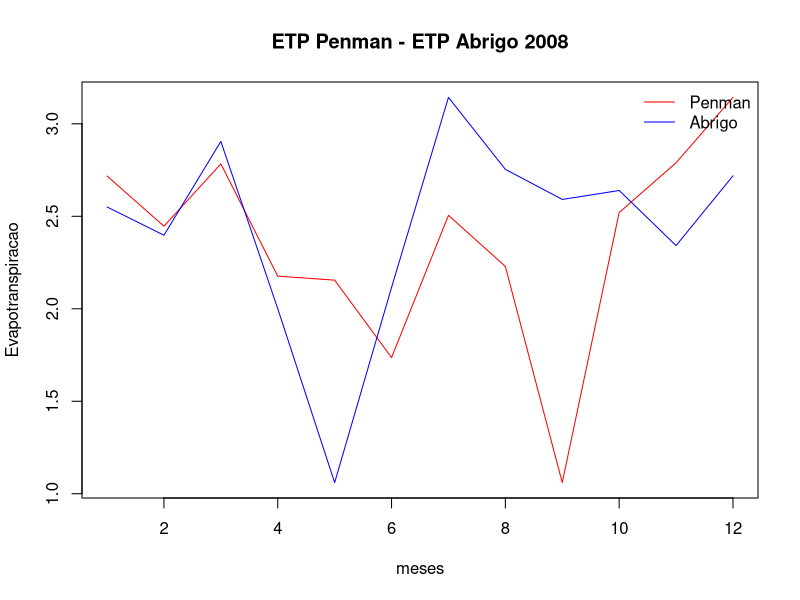
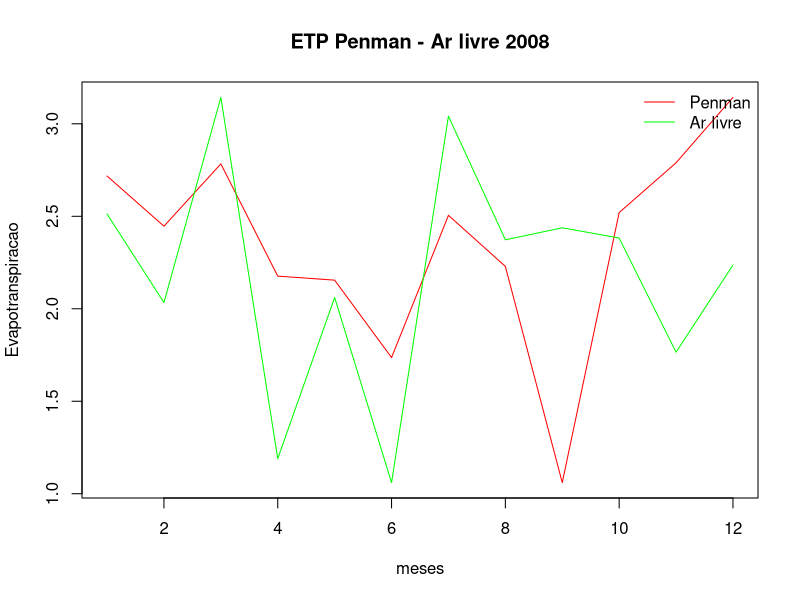
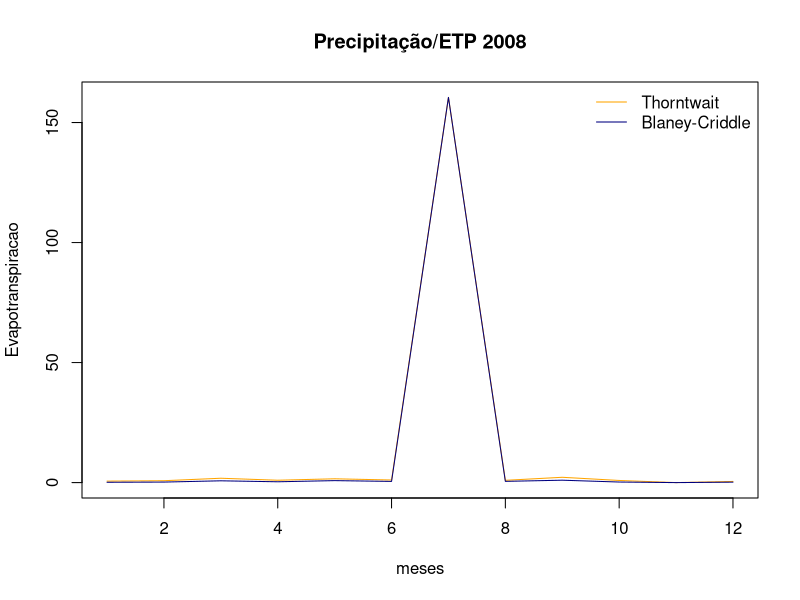
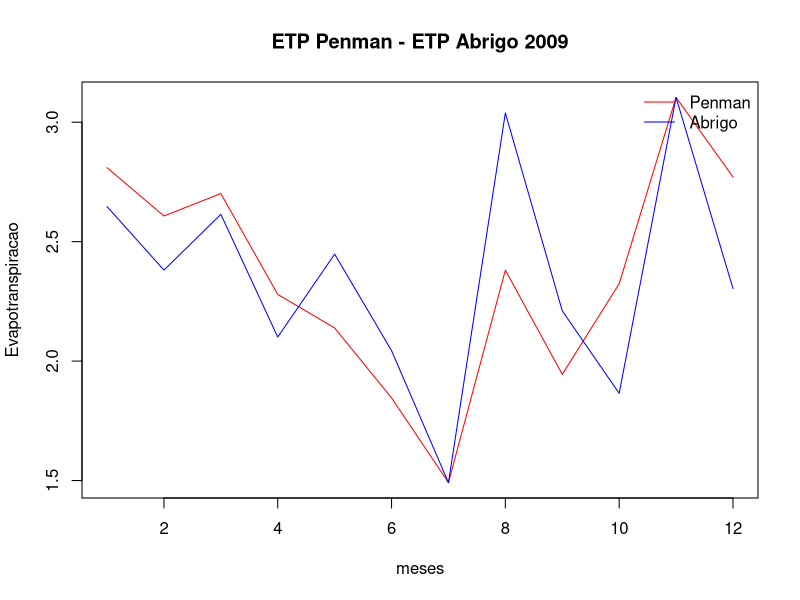
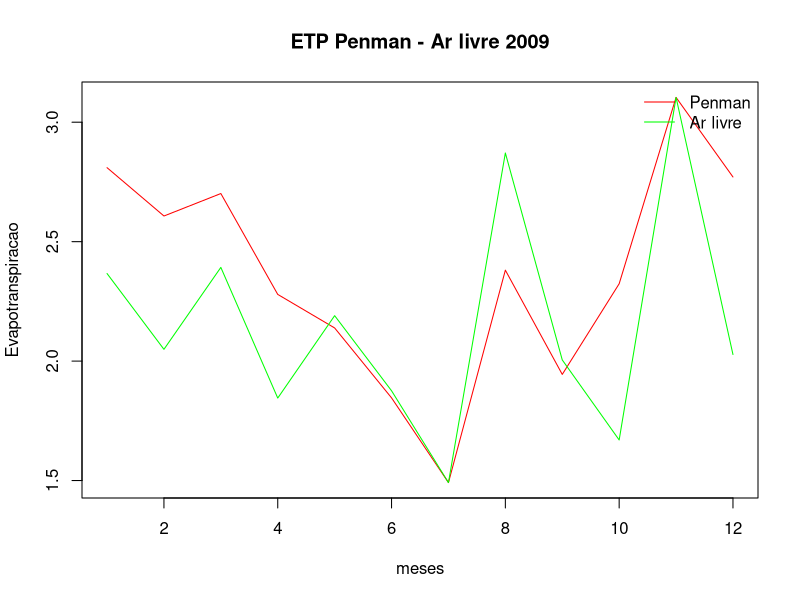
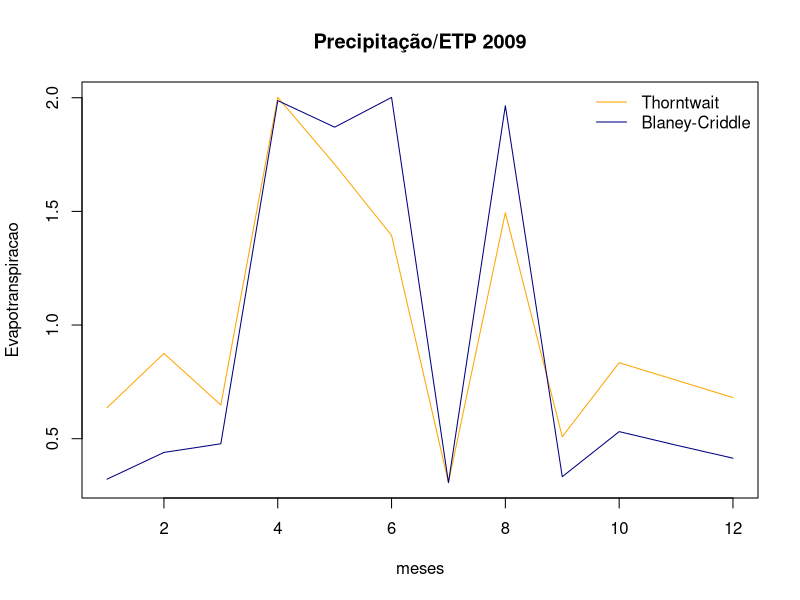
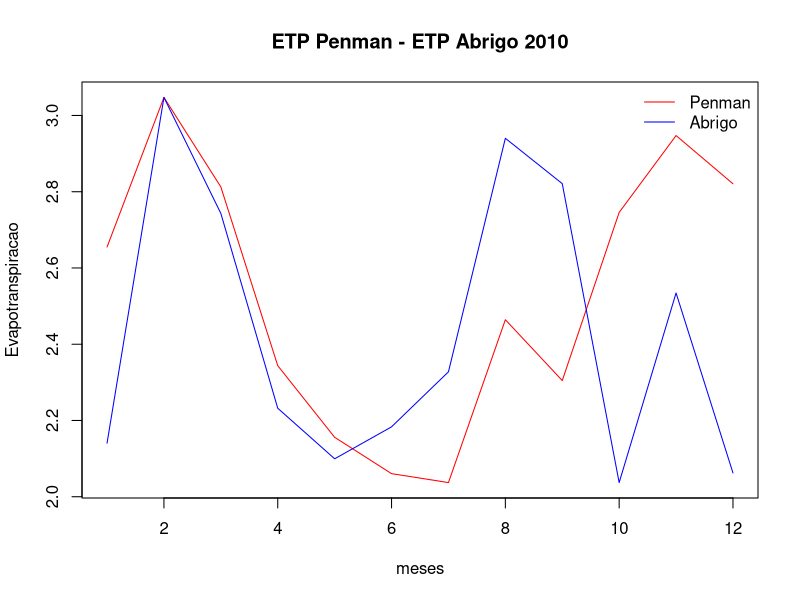
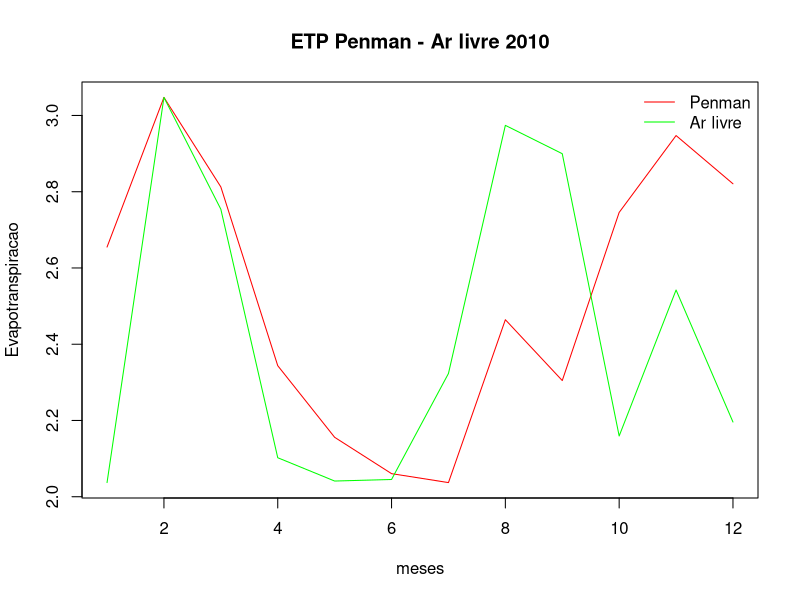

R code for these plots, in order:
#<Code>
#Metodo de Penman
setwd("Directory_Of_USER")

 t <- read.csv("temperatura_penman.csv", header=T, sep=";")
 vento <- read.csv("vento.csv", header=T, sep=";")
 ur <- read.csv("ur.csv", header=T, sep=";")
 radiacao <- read.csv("radiacao.csv", header=T, sep=";")
 p <- read.csv("tempo_radiacao.csv", header=T, sep=";") #tempo de radiacao
 evapo_ar_livre <- read.csv("evapo_ar_livre.csv", header=T, sep=";")
 evapo_abrigo <- read.csv("evapo_abrigo.csv", header=T, sep=";")
 evapo_ar_livre <- t(evapo_ar_livre)
 evapo_abrigo <- t(evapo_abrigo)
 prec <- read.csv("preciptacao.csv", header=T, sep=";")
 
 
##Costantes e vetores
L <- 59
alpha <- 0.3
sigma <- 1.19*(10**-9)
fc <- c(1.17, 1.01, 1.05, 0.97, 0.94, 0.88, 0.93, 0.98, 1.00, 1.10, 1.11, 1.18)
#p <- c(0.31, 0.29, 0.28, 0.26, 0.25, 0.24, 0.24, 0.26, 0.27, 0.29, 0.30, 0.31)
meses <- month.abb
I <- NULL


##A equacao de Penman: E0 = [(delta/gama)*(qef/L) +Ei]/[(delta/gama) + 1]
#No final tem que transpor a matriz de E0
##Variaveis

#pressao_de_vapor_de_saturacao

e_s <- 4.58*(10**((7.5*t)/(237.3+t)))
e_a <- ur*e_s/100              
vento_2 <- vento*(log10(200/2))/log10(100*10)
Ei <- 0.35*(1/2 + vento_2/160)*(e_s - e_a)
qef_L <- abs(radiacao*(1-alpha) - (sigma*t**4)*(0.56 - 0.09*sqrt(e_a))*(0.1+0.9*p))/L 
delta_gama <- (38640*10**((7.5*t)/(237.3*t)))/((237.3+t)**2)

##Equacao de Penman

E0 <- ((delta_gama)*(qef_L) + Ei)/(delta_gama + 1)
E0[is.na(E0)] <- 0
E0 <- t(E0)

##Equacao de thorntwait

for (i in 1:9) {
  
I[i] <- sum((t[i,]/5)**1.514)
           
               }

a <- 67.5*(10**-8)*(I**3) - 7.71*(10**-6)*(I**2) + 0.01791*I + 0.492 

etp_1 <- fc*16*((10*(t/I))**a)
etp_1 <- t(etp_1)

##Equacao de Blaney-Criddle

etp_2 <- (0.457*t + 8.13)*p
etp_2 <- t(etp_2)

##Razao entre ETP/Prec

##Thornthwait e Blaney-Criddle

razao_1 <- etp_1/t(prec)
razao_2 <- etp_2/t(prec)

##Caso exista alguma indeterminacao ele substitui por zero
razao_1[is.na(razao_1)] <- 0
razao_2[is.na(razao_2)] <- 0

###Criando gráfico
ano <- 2008
#Gráfico da série.
#Cria Binários que serão convertidos posteriormente em .PNG
#Os comandos para salvar estão em comentario, pois gastam muita memoria e são usados somente quando encessário
for (i in 1:9){
 
   plot(E0[,i], type="l", col="red", main=paste("ETP Penman - ETP Abrigo", ano),  xlab = "meses", ylab = "Evapotranspiracao")
   par(new=T)
   plot(evapo_abrigo[,i], axes=F, ann=F, type="l", col="blue")
   legend("topright", legend=c("Penman", "Abrigo"), lty=1, col=c("red", "blue"), bty="n")
   #png(paste("PenmanETPAbrigo_", ano, ".png", sep=""))
   
   ####
   
   plot(E0[,i], type="l", col="red", main=paste("ETP Penman - Ar livre", ano),  xlab = "meses", ylab = "Evapotranspiracao")
   par(new=T)
   plot(evapo_ar_livre[,i], axes=F, ann=F, type="l", col="green")
   legend("topright", legend=c("Penman", "Ar livre"), lty=1, col=c("red", "green"), bty="n")
   #png(paste("PenmanETPArLivre_", ano, ".png", sep=""))
   
   ####
   
   plot(razao_1[,i], type="l", col="orange", main=paste("Precipitação/ETP", ano),  xlab = "meses", ylab = "Evapotranspiracao")
   par(new=T)
   plot(razao_2[,i], axes=F, ann=F, type="l", col="navyblue")
   legend("topright", legend=c("Thorntwait", "Blaney-Criddle"), lty=1, col=c("orange", "navyblue"), bty="n")
   #png(paste("PrecETP_", ano, ".png", sep=""))
   
   ano <- ano + 1  
             
                }

#<endcode>
